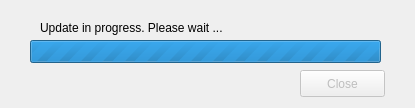
<?xml version="1.0" encoding="UTF-8"?>
<ui version="4.0">
 <class>Update</class>
 <widget class="QDialog" name="Update">
  <property name="geometry">
   <rect>
    <x>0</x>
    <y>0</y>
    <width>415</width>
    <height>108</height>
   </rect>
  </property>
  <property name="windowTitle">
   <string>Update OpenVR</string>
  </property>
  <widget class="QLabel" name="lblStatus">
   <property name="geometry">
    <rect>
     <x>40</x>
     <y>20</y>
     <width>331</width>
     <height>16</height>
    </rect>
   </property>
   <property name="text">
    <string>Update in progress. Please wait ...</string>
   </property>
  </widget>
  <widget class="QProgressBar" name="updateProgress">
   <property name="geometry">
    <rect>
     <x>30</x>
     <y>40</y>
     <width>351</width>
     <height>23</height>
    </rect>
   </property>
   <property name="maximum">
    <number>0</number>
   </property>
   <property name="value">
    <number>-1</number>
   </property>
  </widget>
  <widget class="QPushButton" name="btnClose">
   <property name="enabled">
    <bool>false</bool>
   </property>
   <property name="geometry">
    <rect>
     <x>300</x>
     <y>70</y>
     <width>85</width>
     <height>27</height>
    </rect>
   </property>
   <property name="text">
    <string>Close</string>
   </property>
  </widget>
 </widget>
 <resources/>
 <connections>
  <connection>
   <sender>btnClose</sender>
   <signal>clicked()</signal>
   <receiver>Update</receiver>
   <slot>reject()</slot>
   <hints>
    <hint type="sourcelabel">
     <x>342</x>
     <y>83</y>
    </hint>
    <hint type="destinationlabel">
     <x>207</x>
     <y>53</y>
    </hint>
   </hints>
  </connection>
 </connections>
</ui>
